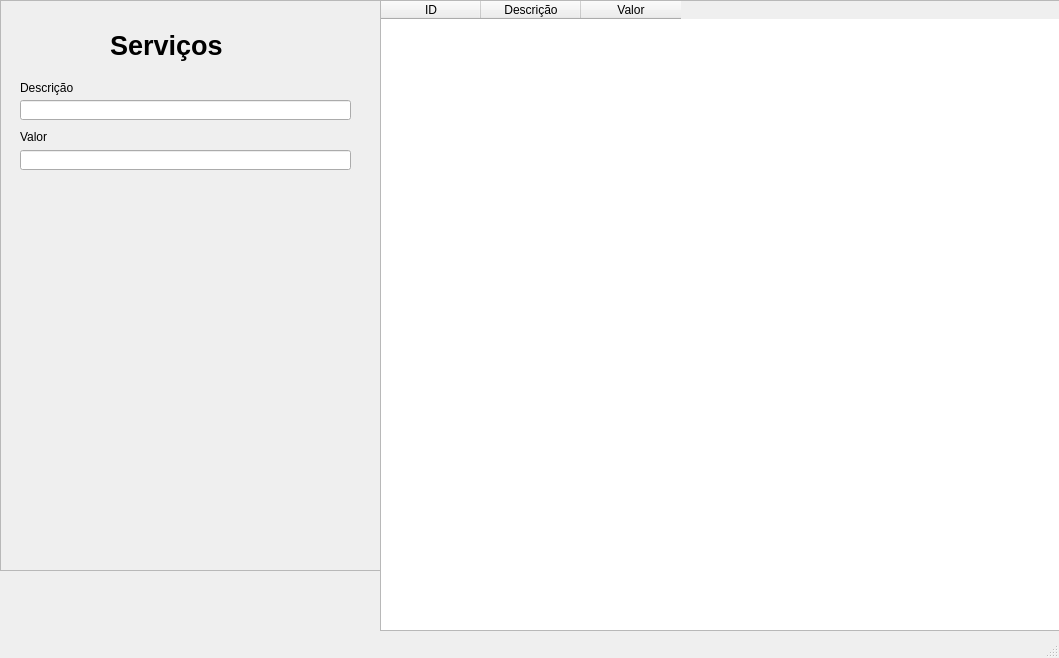
<?xml version="1.0" encoding="UTF-8"?>
<ui version="4.0">
 <class>MainWindow</class>
 <widget class="QMainWindow" name="MainWindow">
  <property name="geometry">
   <rect>
    <x>0</x>
    <y>0</y>
    <width>1059</width>
    <height>658</height>
   </rect>
  </property>
  <property name="windowTitle">
   <string>MainWindow</string>
  </property>
  <widget class="QWidget" name="centralwidget">
   <widget class="QFrame" name="frame">
    <property name="geometry">
     <rect>
      <x>0</x>
      <y>0</y>
      <width>381</width>
      <height>571</height>
     </rect>
    </property>
    <property name="frameShape">
     <enum>QFrame::StyledPanel</enum>
    </property>
    <property name="frameShadow">
     <enum>QFrame::Raised</enum>
    </property>
    <widget class="QLabel" name="label">
     <property name="geometry">
      <rect>
       <x>110</x>
       <y>30</y>
       <width>121</width>
       <height>31</height>
      </rect>
     </property>
     <property name="font">
      <font>
       <pointsize>20</pointsize>
       <weight>75</weight>
       <bold>true</bold>
      </font>
     </property>
     <property name="text">
      <string>Serviços</string>
     </property>
    </widget>
    <widget class="QLabel" name="label_2">
     <property name="geometry">
      <rect>
       <x>20</x>
       <y>80</y>
       <width>61</width>
       <height>16</height>
      </rect>
     </property>
     <property name="text">
      <string>Descrição</string>
     </property>
    </widget>
    <widget class="QLineEdit" name="lineEdit">
     <property name="geometry">
      <rect>
       <x>20</x>
       <y>100</y>
       <width>331</width>
       <height>20</height>
      </rect>
     </property>
    </widget>
    <widget class="QLabel" name="label_3">
     <property name="geometry">
      <rect>
       <x>20</x>
       <y>130</y>
       <width>47</width>
       <height>13</height>
      </rect>
     </property>
     <property name="text">
      <string>Valor</string>
     </property>
    </widget>
    <widget class="QLineEdit" name="lineEdit_2">
     <property name="geometry">
      <rect>
       <x>20</x>
       <y>150</y>
       <width>331</width>
       <height>20</height>
      </rect>
     </property>
    </widget>
   </widget>
   <widget class="QTableWidget" name="tableWidget">
    <property name="geometry">
     <rect>
      <x>380</x>
      <y>0</y>
      <width>681</width>
      <height>631</height>
     </rect>
    </property>
    <column>
     <property name="text">
      <string>ID</string>
     </property>
    </column>
    <column>
     <property name="text">
      <string>Descrição</string>
     </property>
    </column>
    <column>
     <property name="text">
      <string>Valor</string>
     </property>
    </column>
   </widget>
  </widget>
  <widget class="QMenuBar" name="menubar">
   <property name="geometry">
    <rect>
     <x>0</x>
     <y>0</y>
     <width>1059</width>
     <height>21</height>
    </rect>
   </property>
  </widget>
  <widget class="QStatusBar" name="statusbar"/>
 </widget>
 <resources/>
 <connections/>
</ui>
